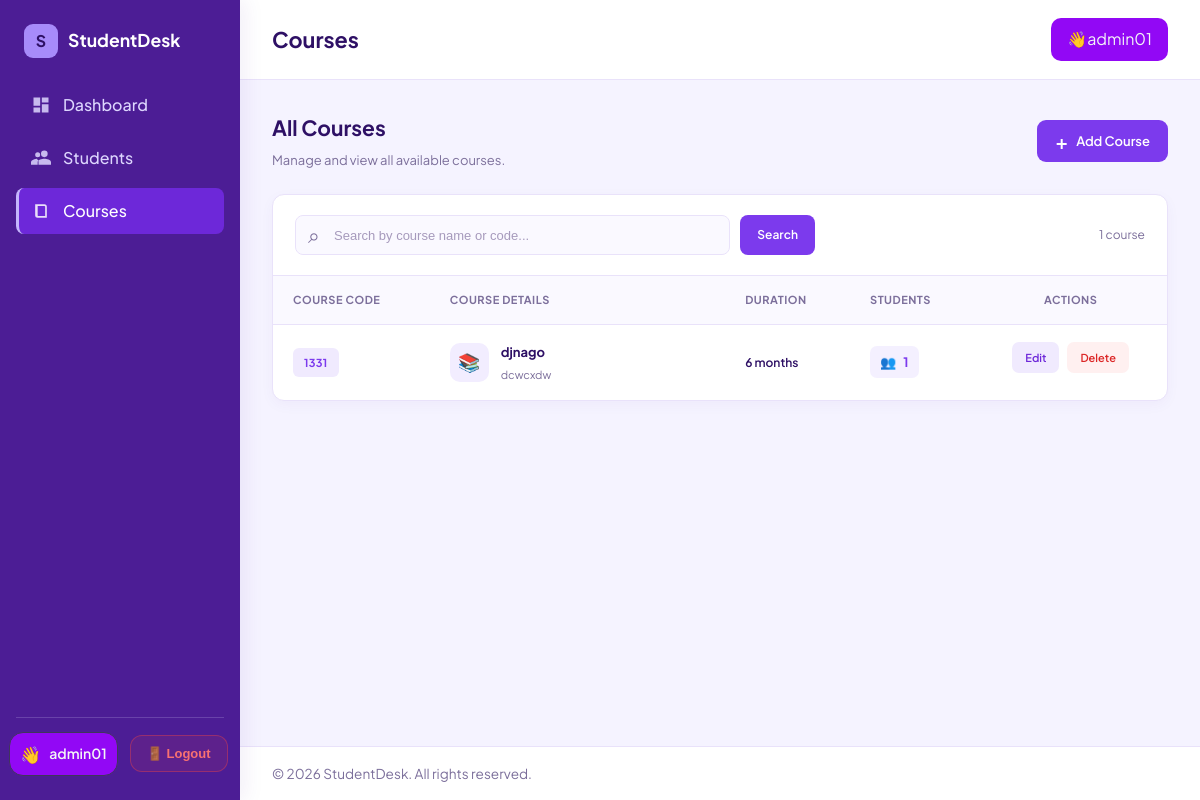
The app's page /courses (signed in), older data.
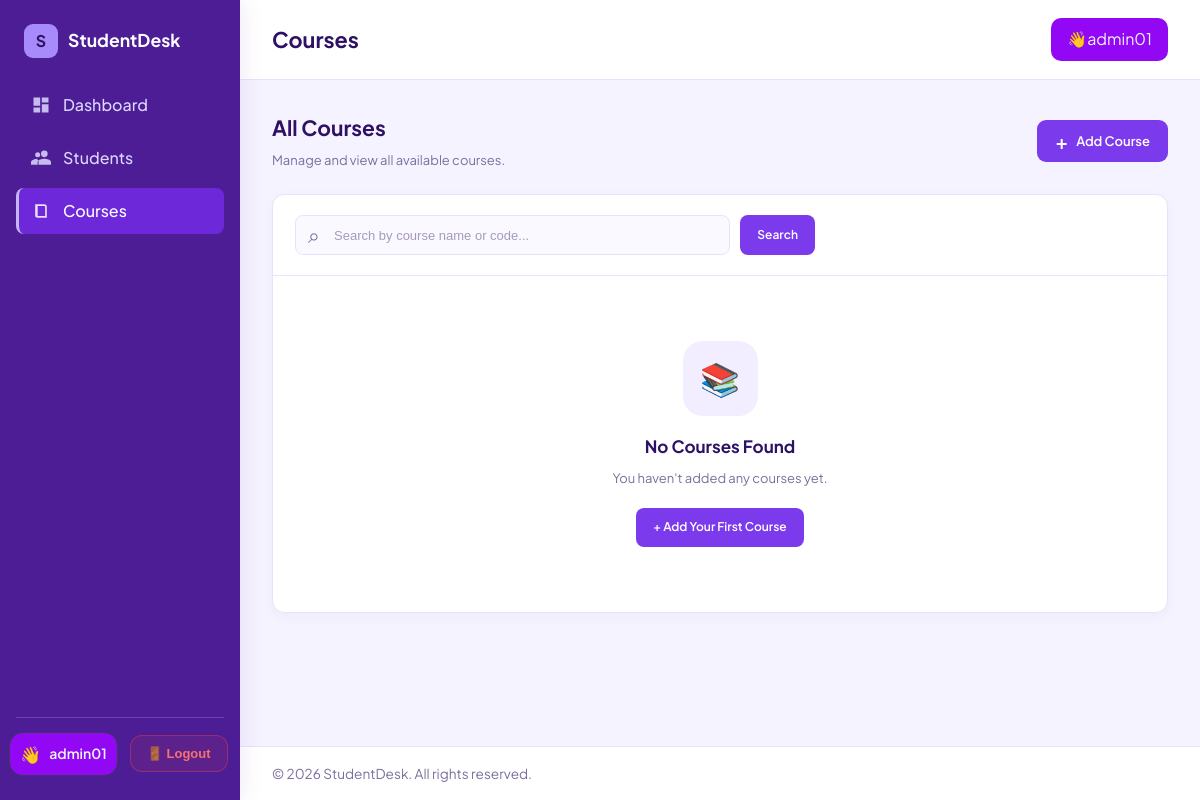
The same page, newer data.
### students_app/models.py (models this page shows, shortened)
class Course(models.Model):
    owner = models.ForeignKey(settings.AUTH_USER_MODEL,on_delete=models.CASCADE,related_name='courses')
    name = models.CharField(max_length=100)
    code = models.CharField(max_length=20)
    duration_months = models.PositiveIntegerField(default=6,validators=[MinValueValidator(1)])
    description = models.TextField(blank=True)
    created_at = models.DateTimeField(auto_now_add=True)
    class Meta:
        ordering = ['name']
        unique_together = ('owner', 'code')

### students_app/views.py (the view)
# urls.py: path("courses",views.courses_list,name='courses_list'),
@login_required(login_url='login')
def courses_list(request):
    q = request.GET.get('q', '').strip()
    courses = Course.objects.filter(owner=request.user).annotate(student_count=Count('students'))
    if q:
        courses = courses.filter(Q(name__icontains=q) | Q(code__icontains=q))
    return render(request, 'course_list.html', {'courses': courses, 'q': q})

### students_app/templates/course_list.html (shortened to what the changed rows need)
{% extends 'base.html' %}
{% load static %}
{% block extra_css %}
<link rel="stylesheet" href="{% static 'css/course_list.css' %}">
{% endblock %}
{% block page_title %}Courses{% endblock %}
{% block content %}
<div class="courses-page">
    <div class="courses-header">
        <div>
            <h2>All Courses</h2>
        </div>
    </div>
    <div class="card courses-card">
        <div class="courses-toolbar">
            <form method="get" class="course-search">
                <div class="search-input">
                </div>
                <button class="btn search-btn" type="submit">
                </button>
            </form>
            {% if courses %}
                <span class="course-count">
                    {{ courses|length }} course{{ courses|length|pluralize }}
                </span>
            {% endif %}
        </div>
        {% if courses %}
            <div class="table-wrap">
                <table class="courses-table">
                    <thead>
                        <tr>
                            <th>Course Code</th>
                            <th>Course Details</th>
                            <th>Duration</th>
                            <th>Students</th>
                            <th class="action-heading">Actions</th>
                        </tr>
                    </thead>
                    <tbody>
                        {% for c in courses %}
                            <tr>
                                <td>
                                    <span class="course-code">
                                        {{ c.code }}
                                    </span>
                                </td>
                                <td>
                                    <div class="course-info">
                                        <div class="course-icon">📚</div>
                                        <div>
                                            <strong>{{ c.name }}</strong>
                                            {% if c.description %}
                                                <small>
                                                    {{ c.description|truncatechars:70 }}
                                                </small>
                                            {% else %}
                                                <small class="no-description">
                                                    No description available
                                                </small>
                                            {% endif %}
                                        </div>
                                    </div>
                                </td>
                                <td>
                                    <span class="duration">
                                        {{ c.duration_months }}
                                        month{{ c.duration_months|pluralize }}
                                    </span>
                                </td>
                                <td>
                                    <a
                                        href="{% url 'students_list' %}?courses={{ c.pk }}"
                                        class="student-count"
                                    >
                                        <span>👥</span>
                                        {{ c.student_count }}
                                    </a>
                                </td>
                                <td class="actions">
                                    <a
                                        class="action-btn edit-btn"
                                        href="{% url 'courses_edit' c.pk %}"
                                    >
                                        Edit
                                    </a>
                                    <a
                                        class="action-btn delete-btn"
                                        href="{% url 'courses_delete' c.pk %}"
                                    >
                                        Delete
                                    </a>
                                </td>
                            </tr>
                        {% endfor %}
                    </tbody>
                </table>
            </div>
        {% else %}
            <div class="empty-state">
                <div class="empty-icon">📚</div>
                <h3>No Courses Found</h3>
                {% if q %}
                    <p>No courses match "{{ q }}". Try another search.</p>
                    <a href="{% url 'courses_list' %}" class="btn btn-light">
                        Clear Search
                    </a>
                {% else %}
                    <p>You haven't added any courses yet.</p>
                    <a href="{% url 'courses_create' %}" class="btn">
                        + Add Your First Course
                    </a>
                {% endif %}
            </div>
        {% endif %}
    </div>
</div>
{% endblock %}

Row changes from the older to the newer data that the page shows:
removed Course: code "1331", name "djnago", description "dcwcxdw", duration_months "6", student_count "1"
Text that changed along with them:
{{ courses|length }}: "1" → (not shown)
text no longer shown: "course COURSE CODE COURSE DETAILS DURATION STUDENTS ACTIONS"
text now shown: "📚 No Courses Found You haven't added any courses yet. + Add Your First Course"
